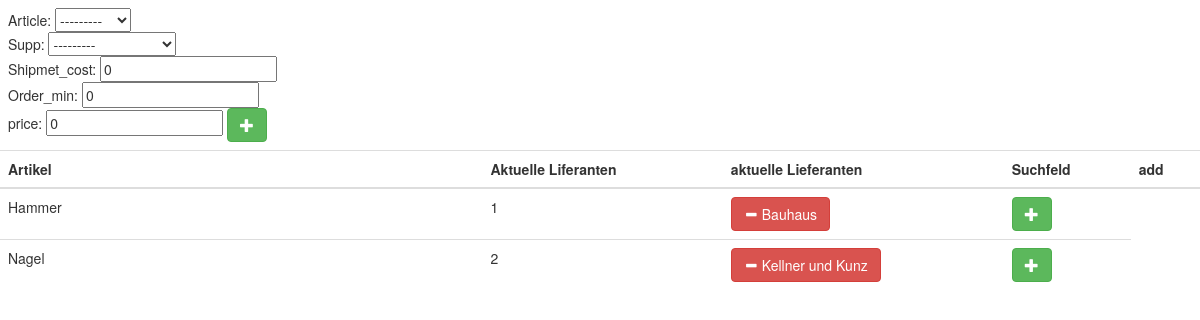
The page /getmatrix/ on the database its author committed.
### warehouse/models.py (models this page shows, shortened)
class Article(models.Model):
    id = models.AutoField(primary_key=True)
    label = models.CharField(max_length=200)
    sensor_no = models.IntegerField()
    sensor_status = models.BooleanField(default=True)
    supplier = models.ManyToManyField(Supplier, through='Detail')
    def __str__(self):
        return self.label

class Detail(models.Model):
    id = models.AutoField(primary_key=True)
    article = models.ForeignKey(Article, on_delete=models.CASCADE)
    supplier = models.ForeignKey(Supplier, on_delete=models.CASCADE)
    shipment_cost = models.IntegerField(default=0)
    order_min = models.IntegerField(default=0)
    price = models.IntegerField(default=0)

class Supplier(models.Model):
    id = models.AutoField(primary_key=True)
    name = models.CharField(max_length=200)
    def __str__(self):
        return self.name

### warehouse/views.py (the view, shortened to what this page needs)
# urls.py: path('getmatrix/', MatrixListView.as_view(), name='getmatrix'),
class MatrixListView(generic.ListView):
    template_name = 'getmatrix.html'
    context_object_name = 'articles'
    queryset = Article.objects.all()
    def get_context_data(self, **kwargs):
        context = super(MatrixListView, self).get_context_data(**kwargs)
        context['details'] = Detail.objects.all()
        context['formx'] = SearchForm()
        context['formy'] = AddArticleToSuppForm()
        return context

### warehouse/forms.py
class SearchForm(forms.Form):
    search_term = forms.CharField(label='search_term', max_length=100, widget=forms.TextInput(attrs={'class': 'form-control',}))

class AddArticleToSuppForm(forms.ModelForm):
    class Meta:
        model = Detail
        fields = ('article', 'supplier','shipment_cost', 'order_min', 'price')
        widgets = {
        }

### warehouse/templates/getmatrix.html (shortened to what this page needs)
<!DOCTYPE html>
<html lang="en">
<head>
    <link rel="stylesheet" href="https://maxcdn.bootstrapcdn.com/bootstrap/3.3.7/css/bootstrap.min.css">
</head>
<body>
<table class="table">
    <thead>
            <td>
            <form class="form-inline my-2 my-lg-0" action="/getmatrix/" method="post">
                    Article: {{formy.article}}
                <br>
                    Supp: {{formy.supplier}}
                <br>
                    Shipmet_cost: {{formy.shipment_cost}}
                <br>
                    Order_min: {{formy.order_min}}
                <br>
                    price: {{formy.price}}
                <button type="submit" class="btn btn-success" name="AddArticleToSupp">
                    <span class="glyphicon glyphicon-plus"></span> {{matches}}
                </button>
            </form>
        </td>
        <tr>
            <th>Artikel</th>
            <th>Aktuelle Liferanten</th>
            <th>aktuelle Lieferanten</th>
            <th>Suchfeld</th>
            <th>add</th>
        </tr>
    </thead>
    <tbody>
    {% for article in articles %}
    <tr>
        <td>{{article.label}}</td>
        <td>{{article.sensor_no}}</td>
        <td>
            <form action="/getmatrix/" method="post">
                    {% for detail in details %}
                        {% if detail.article == article %}
                            <button type="submit" class="btn btn-danger" name="sub" value="{{detail.id}}">
                                <span class="glyphicon glyphicon-minus"></span> {{detail.supplier}}
                            </button>
                        {% endif %}
                    {% endfor %}
            </form>
        </td>
        <td>
            <form action="/getmatrix/" method="post">
                    <button type="submit" class="btn btn-success" name="add" value="{{matches.id}}">
                        <span class="glyphicon glyphicon-plus"></span> {{matches}}
                    </button>
            </form>
        </td>
    </tr>
    {% endfor %}
    </tbody>
</table>
</body>
</html>

### rows shown on the page
Article: label "Hammer", sensor_no "1"
Detail: {{ detail.id }} 21 (drawn), supplier "Bauhaus"
Article: label "Nagel", sensor_no "2"
Detail: {{ detail.id }} 22 (drawn), supplier "Kellner und Kunz"
